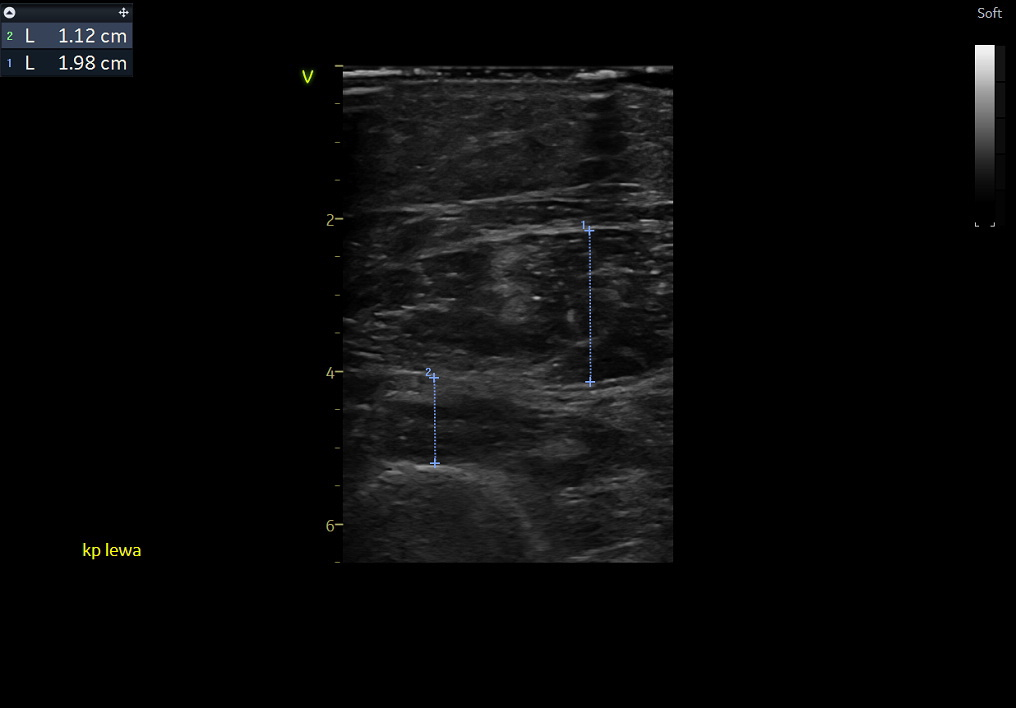
#> input picture lab2/topic_A/images/21.G.R 3.jpg, 1016 x 708 px
$ jupyter execute inpainting_miarki_usg.ipynb   (older library calls are emulated)
#> lines starting #> are read from the running program, lines starting #| are printed output that depends on the picture; after the words box and inside, x2 and y2 are one past the last pixel; in counts of white or black regions, pixels touching at a corner belong together
# Inpainting – Usuwanie Miarek z Obrazów USG

## 1. Przegląd bibliotek do inpaintingu

W pracy analizujemy głównie cztery biblioteki i podejścia do inpaintingu. **OpenCV** posiada dwie metody. Pierwsza to Telea (oparty na Fast Marching Method - FMM), implementowany przez flagę `cv2.INPAINT_TELEA`. Jest to metoda szybka i dobra do usuwania cienkich linii, takich jak miarki USG. Druga metoda to Navier-Stokes (`cv2.INPAINT_NS`), który modeluje przepływ płynów i jest bardziej odpowiedni dla dużych obszarów do inpaintingu. **scikit-image** udostępnia metodę Biharmonic (`inpaint_biharmonic`), która zapewnia najwyższą jakość rezultatów dzięki C2-ciągłości, jednak jest znacznie wolniejsza od metod OpenCV. **SimpleITK** nie oferuje bezpośrednio funkcjonalności inpaintingu, jednak jest używane głównie do preprocessingu obrazów DICOM i wczytywania danych medycznych. **LaMa** (Learning to Inpaint with Fast Fourier Convolutions) to podejście oparte na sieciach neuronowych, wykorzystujące Fast Fourier Convolutions (FFConv) oraz platformę `lama-cleaner`. Jest to metoda SOTA (State-of-the-Art), jednak wymaga GPU do efektywnego działania.

**Wybrana metoda główna:** Telea (r=7), kompromis jakości i szybkości dla linii miarek USG.

[cell 1]
import cv2
import numpy as np
import matplotlib.pyplot as plt
from pathlib import Path
from skimage.restoration import inpaint_biharmonic
import warnings
warnings.filterwarnings('ignore')

## 2. Wczytanie i analiza przykładowego obrazu

[cell 2]
INPUT_DIR  = Path('images')
OUTPUT_DIR = Path('output')
OUTPUT_DIR.mkdir(exist_ok=True)

EXAMPLE = INPUT_DIR / '21.G.R 3.jpg'
img_bgr  = cv2.imread(str(EXAMPLE))
#> img_bgr is the input picture: shape (708, 1016, 3); mean B, G, R 9.2, 9, 8.9
img_rgb  = cv2.cvtColor(img_bgr, cv2.COLOR_BGR2RGB)
img_gray = cv2.cvtColor(img_bgr, cv2.COLOR_BGR2GRAY)

print(f'Size: {img_bgr.shape[1]}x{img_bgr.shape[0]} px')
#| Size: 1016x708 px

b, g, r = img_bgr[:,:,0], img_bgr[:,:,1], img_bgr[:,:,2]

cand = ((b.astype(int)-r.astype(int) > 40) & (b > 80)).sum()
#> cand = 630
cand_bg = ((b.astype(int)-g.astype(int) > 40) & (b > 80)).sum()
#> cand_bg = 221
cand_gr = ((g.astype(int)-r.astype(int) > 40) & (g > 80)).sum()
#> cand_gr = 59
cand_rb = ((r.astype(int)-b.astype(int) > 40) & (r > 80)).sum()
#> cand_rb = 454
print(f'\nPixels with B-R>40 & B>80: {cand}')
#| Pixels with B-R>40 & B>80: 630
print(f'Pixels with B-G>40 & B>80: {cand_bg}')
#| Pixels with B-G>40 & B>80: 221
print(f'Pixels with G-R>40 & G>80: {cand_gr}')
#| Pixels with G-R>40 & G>80: 59
print(f'Pixels with R-B>40 & R>80: {cand_rb}')
#| Pixels with R-B>40 & R>80: 454

fig, axes = plt.subplots(1, 4, figsize=(18, 5))
for ax, im, t in zip(axes,
    [img_rgb, b, g, r],
    ['RGB (oryginal)', 'Kanal B (niebieski)', 'Kanal G (zielony)', 'Kanal R (czerwony)']):
    ax.imshow(im, cmap='gray' if t!='RGB (oryginal)' else None)
    ax.set_title(t); ax.axis('off')
#> this loop made 4 passes
#> t on passes 1 to 4: 'RGB (oryginal)', 'Kanal B (niebieski)', 'Kanal G (zielony)', 'Kanal R (czerwony)'
plt.tight_layout(); plt.show()

## 3. Segmentacja miarek

Obserwacja pokazuje, że miarki USG maja wyrazna dominacje kanalu B w przestrzeni BGR co pokazują pomiary kanałów dla obrazów

**Strategia segmentacji:** polega na maskach koloru `B − R > 30` AND `B − G > 20` AND `B > 80` - selektywnie wyodrębnia niebieskie piksele miarek oraz dylatacji morfologicznej (jadro eliptyczne 7×7, 2 iteracje, łaczy przerwy w linii przerywanej i pokrywa grubosc linii)

[cell 3]
SEG_PARAMS = dict(
    b_minus_r_thresh = 30,
    b_minus_g_thresh = 20,
    b_min_val        = 80,
    dilate_k         = 7,
    dilate_iter      = 2,
)

def segment_calipers(img_bgr, p):
    b = img_bgr[:,:,0].astype(np.int16)
    g = img_bgr[:,:,1].astype(np.int16)
    r = img_bgr[:,:,2].astype(np.int16)
    mask = (
        (b - r > p['b_minus_r_thresh']) &
        (b - g > p['b_minus_g_thresh']) &
        (img_bgr[:,:,0] > p['b_min_val'])
    ).astype(np.uint8) * 255
#> mask: shape (708, 1016); 0.32% white; 104 white regions (95 under 20 px), largest, box (x1, y1, x2, y2) and area: (3, 23, 70, 48) 938, (55, 23, 131, 48) 771, (425, 368, 439, 383) 72
    kernel = cv2.getStructuringElement(
        cv2.MORPH_ELLIPSE, (p['dilate_k'], p['dilate_k']))
    return cv2.dilate(mask, kernel, iterations=p['dilate_iter'])
#> returned value: shape (708, 1016); 1.5% white; 4 white regions, box (x1, y1, x2, y2) and area: (0, 17, 137, 75) 6108, (575, 215, 601, 393) 2689, (419, 362, 446, 474) 1736, (973, 2, 1000, 22) 343

mask = segment_calipers(img_bgr, SEG_PARAMS)
overlay = img_rgb.copy()
overlay[mask > 0] = [255, 50, 50]
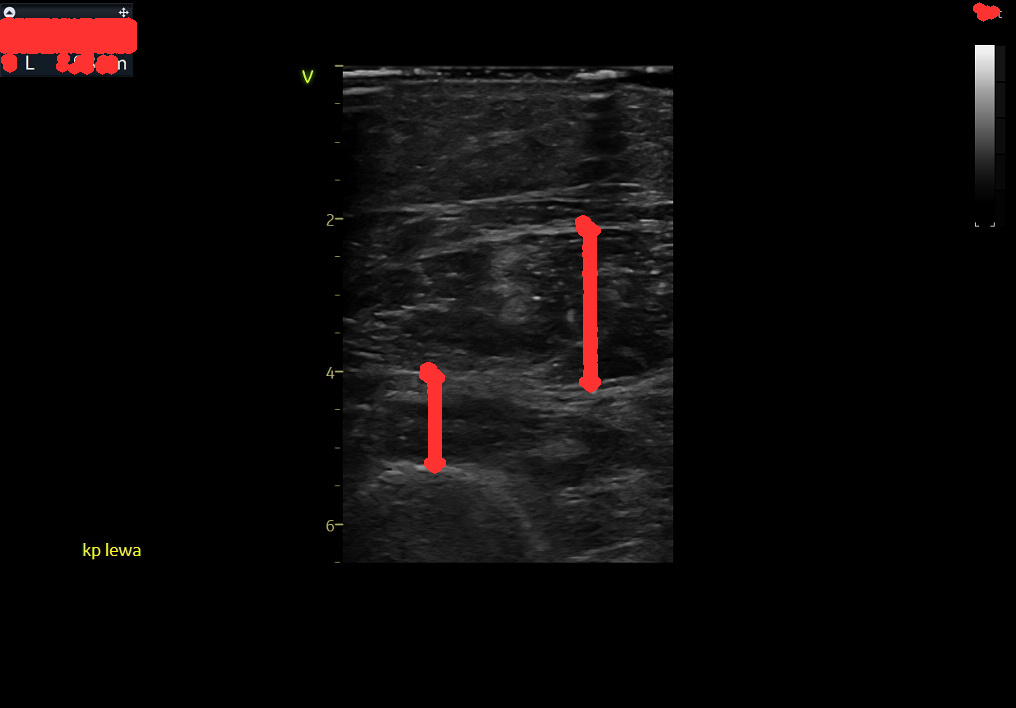
#> overlay: shape (708, 1016, 3); mean R, G, B 12, 9, 8.9
coverage = 100 * float(mask.sum()) / (255.0 * mask.size)
#> coverage = 1.51
print(f'Pokrycie maski: {coverage:.3f}%')
#| Pokrycie maski: 1.512%

fig, axes = plt.subplots(1, 3, figsize=(16, 5))
for ax, im, t in zip(axes,
    [img_rgb, mask, overlay],
    ['Oryginal', 'Maska segmentacji', 'Maska nalozona (czerwona)']):
    ax.imshow(im, cmap='gray' if t == 'Maska segmentacji' else None)
    ax.set_title(t); ax.axis('off')
#> this loop made 3 passes
plt.tight_layout(); plt.show()

## 4. Inpainting – porownanie metod

[cell 4]
INPAINT_RADIUS = 7

result_telea = cv2.inpaint(img_bgr, mask, INPAINT_RADIUS, cv2.INPAINT_TELEA)
result_ns    = cv2.inpaint(img_bgr, mask, INPAINT_RADIUS, cv2.INPAINT_NS)
gray_f = img_gray.astype(float) / 255.0
result_bih_gray = inpaint_biharmonic(gray_f, mask.astype(bool))
result_bih_u8 = (result_bih_gray * 255).clip(0,255).astype(np.uint8)

fig, axes = plt.subplots(2, 2, figsize=(14, 10))
for ax, im, t in zip(axes.flat,
    [img_rgb,
     cv2.cvtColor(result_telea, cv2.COLOR_BGR2RGB),
     cv2.cvtColor(result_ns,    cv2.COLOR_BGR2RGB),
     cv2.cvtColor(result_bih_u8, cv2.COLOR_GRAY2RGB)],
    ['Oryginal (z miarkami)',
     f'Telea (r={INPAINT_RADIUS})',
     f'Navier-Stokes (r={INPAINT_RADIUS})',
     'Biharmonic (skimage, szarosc)']):
    ax.imshow(im); ax.set_title(t, fontsize=12); ax.axis('off')
#> this loop made 4 passes
#> t on passes 1 to 4: 'Oryginal (z miarkami)', 'Telea (r=7)', 'Navier-Stokes (r=7)', 'Biharmonic (skimage, szarosc)'
plt.suptitle('Porownanie metod inpaintingu – 21_G_R_3.jpg', fontsize=13)
plt.tight_layout(); plt.show()
#> after `plt.tight_layout()`:
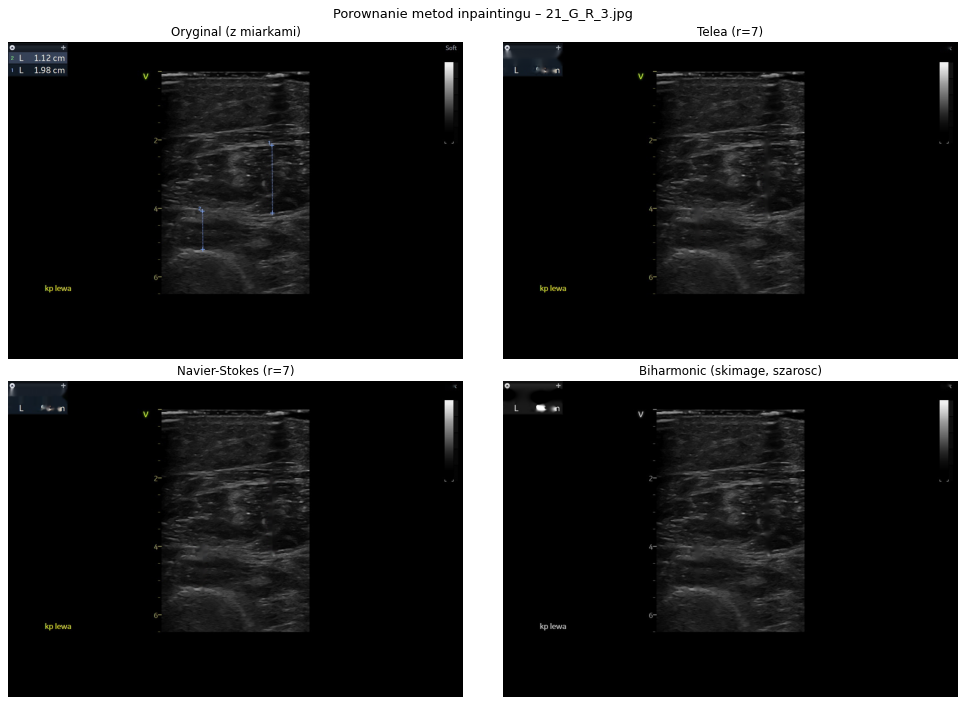
#> figure drawn by matplotlib, 4 panels

## 5. Przetwarzanie wsadowe – wszystkie 11 obrazow

[cell 5]
image_paths = sorted(INPUT_DIR.glob('*.jpg'))

all_results = []
for fp in image_paths:
    img = cv2.imread(str(fp))
    msk = segment_calipers(img, SEG_PARAMS)
    restored = cv2.inpaint(img, msk, INPAINT_RADIUS, cv2.INPAINT_TELEA)
    cv2.imwrite(str(OUTPUT_DIR / f'{fp.stem}_telea.jpg'), restored)
    cv2.imwrite(str(OUTPUT_DIR / f'{fp.stem}_mask.png'),  msk)
    cov = 100 * float(msk.sum()) / (255.0 * msk.size)
#> cov = 1.51
    all_results.append({'name': fp.name, 'coverage': cov,
                         'img': img, 'mask': msk, 'restored': restored})
    print(f'  {fp.name:28s}  maska={cov:.3f}%')
#|   21.G.R 3.jpg                  maska=1.512%

[cell 6]
n = len(all_results)
fig, axes = plt.subplots(n, 3, figsize=(15, n*3))
for i, r in enumerate(all_results):
    overlay2 = cv2.cvtColor(r['img'], cv2.COLOR_BGR2RGB).copy()
    overlay2[r['mask']>0] = [255,50,50]
    axes[i,0].imshow(cv2.cvtColor(r['img'],     cv2.COLOR_BGR2RGB))
    axes[i,0].set_title(r['name'], fontsize=7); axes[i,0].axis('off')
    axes[i,1].imshow(overlay2)
    axes[i,1].set_title(f"Maska ({r['coverage']:.2f}%)", fontsize=7); axes[i,1].axis('off')
    axes[i,2].imshow(cv2.cvtColor(r['restored'],cv2.COLOR_BGR2RGB))
    axes[i,2].set_title('Telea r=7', fontsize=7); axes[i,2].axis('off')
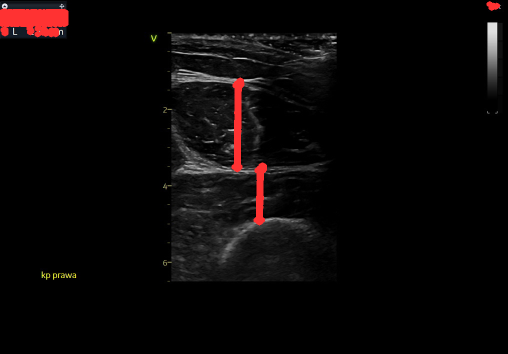
#> overlay2: shape (708, 1016, 3) (shown at 1/2 size); mean R, G, B 10, 6.9, 6.8
plt.suptitle('Wszystkie obrazy: oryginal | maska | inpainting', fontsize=13, y=1.001)
plt.tight_layout(); plt.show()

## 6. Metryki jakosci (bezreferencyjna)

W kazdym z 11 obrazow po inpaintingu wartosci LapVar i GradRMS spadaja, co oznacza mniej sztucznych krawedzi po usunieciu miarek.
Najwieksze spadki LapVar (ok. -106 do -127) widac tam, gdzie artefakty byly najsilniejsze, a brak przypadkow z pogorszeniem potwierdza stabilne dzialanie metody Telea na calym zbiorze.

[cell 7]
def compute_metrics(orig_bgr, rest_bgr):
    def lap_var(img):
        g = cv2.cvtColor(img, cv2.COLOR_BGR2GRAY).astype(float)
        return float(cv2.Laplacian(g, cv2.CV_64F).var())
    def grad_rms(img):
        g = cv2.cvtColor(img, cv2.COLOR_BGR2GRAY).astype(float)
        return float(np.sqrt(
            cv2.Sobel(g,cv2.CV_64F,1,0)**2 +
            cv2.Sobel(g,cv2.CV_64F,0,1)**2).mean())
    return {'LapVar_orig': lap_var(orig_bgr), 'LapVar_inp': lap_var(rest_bgr),
            'GradRMS_orig': grad_rms(orig_bgr), 'GradRMS_inp': grad_rms(rest_bgr)}

metrics_all = []
for r in all_results:
    m = compute_metrics(r['img'], r['restored'])
    m['name'] = r['name']
    metrics_all.append(m)
    print(f"{r['name']:26s}  "
          f"LapVar: {m['LapVar_orig']:5.0f} -> {m['LapVar_inp']:5.0f}  "
          f"(delta={m['LapVar_inp']-m['LapVar_orig']:+.0f})  "
          f"GradRMS: {m['GradRMS_orig']:5.2f} -> {m['GradRMS_inp']:5.2f}")

[cell 8]
names_s = [m['name'].replace('.jpg','') for m in metrics_all]
x = np.arange(len(names_s)); w = 0.35

fig, axes = plt.subplots(1, 2, figsize=(16, 5))

ax = axes[0]
ax.bar(x-w/2, [m['LapVar_orig'] for m in metrics_all], w, label='Oryginal', color='#e74c3c', alpha=0.85)
ax.bar(x+w/2, [m['LapVar_inp']  for m in metrics_all], w, label='Inpainting', color='#2ecc71', alpha=0.85)
ax.set_xticks(x); ax.set_xticklabels(names_s, rotation=35, ha='right', fontsize=8)
ax.set_ylabel('Wariancja Laplasjanu'); ax.set_title('LapVar: oryginal vs inpainting')
ax.legend(); ax.grid(axis='y', alpha=0.4)

ax2 = axes[1]
ax2.bar(x-w/2, [m['GradRMS_orig'] for m in metrics_all], w, label='Oryginal', color='#3498db', alpha=0.85)
ax2.bar(x+w/2, [m['GradRMS_inp']  for m in metrics_all], w, label='Inpainting', color='#f39c12', alpha=0.85)
ax2.set_xticks(x); ax2.set_xticklabels(names_s, rotation=35, ha='right', fontsize=8)
ax2.set_ylabel('GradRMS'); ax2.set_title('GradRMS: oryginal vs inpainting')
ax2.legend(); ax2.grid(axis='y', alpha=0.4)

plt.suptitle('Metryki bezreferencyjna – 11 obrazow USG', fontsize=13)
plt.tight_layout(); plt.show()
#> after `plt.tight_layout()`:
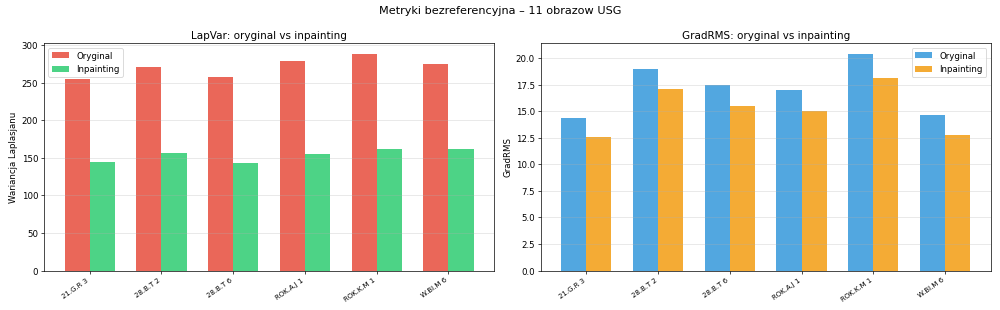
#> figure drawn by matplotlib, 2 panels; panel 1: tallest bar 287.8 high, from x = 3.65 to 4; panel 1: tallest bar 161.6 high, from x = 5 to 5.35; panel 2: tallest bar 20.37 high, from x = 3.65 to 4; panel 2: tallest bar 18.14 high, from x = 4 to 4.35

## 7. Dobor optymalnego promienia

[cell 9]
img_test  = cv2.imread(str(INPUT_DIR / 'ROK.A.J 1.jpg'))
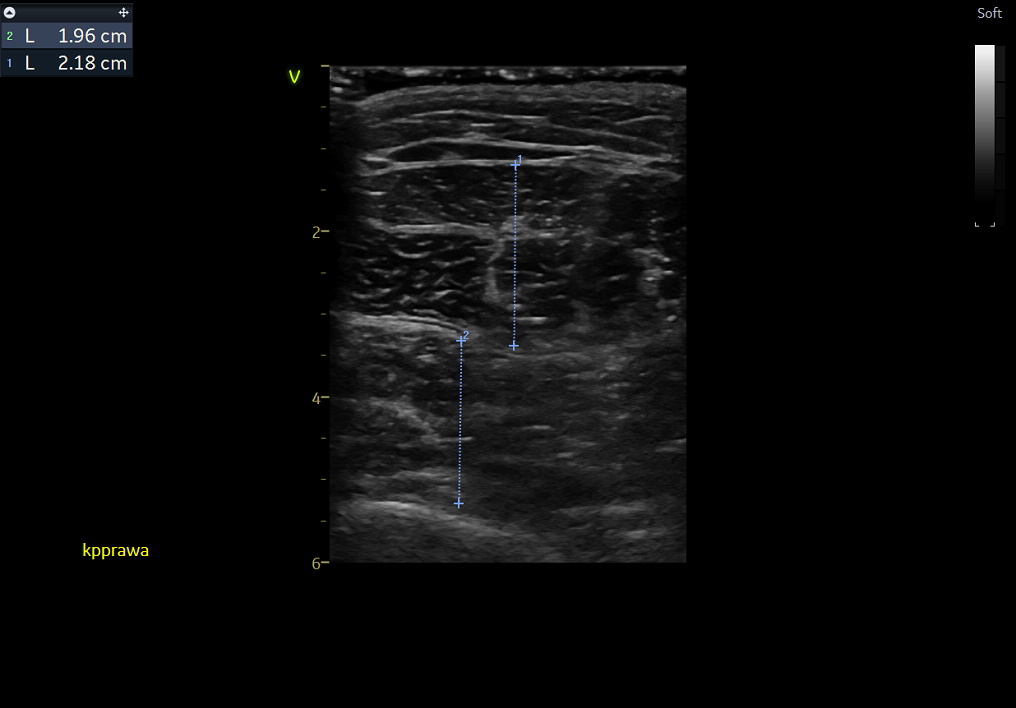
#> input picture lab2/topic_A/images/ROK.A.J 1.jpg, 1016 x 708 px
#> img_test is the input picture: shape (708, 1016, 3); mean B, G, R 9.9, 9.7, 9.6
mask_test = segment_calipers(img_test, SEG_PARAMS)
#> in segment_calipers (call 8), `mask = ( (b - r > p['b_minus_r_thresh']) & (b - g > p['b_minus_g_thres..`:
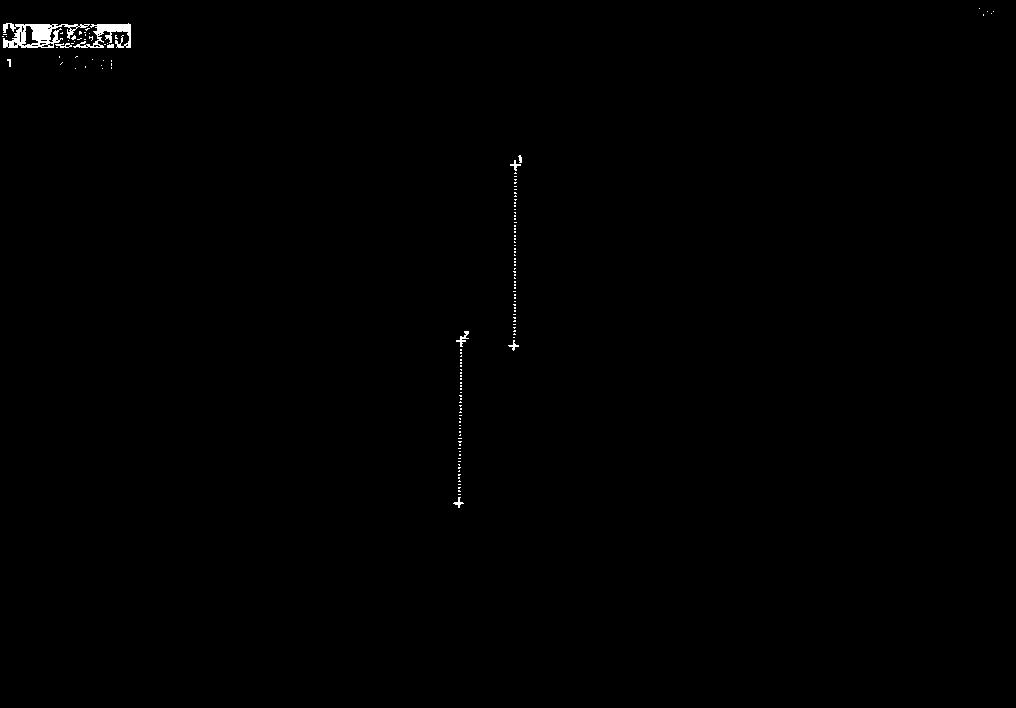
#> mask: shape (708, 1016); 0.33% white; 143 white regions (133 under 20 px), largest, box (x1, y1, x2, y2) and area: (3, 23, 90, 48) 1030, (73, 23, 131, 48) 576, (456, 331, 469, 347) 72

radii = [3, 5, 7, 10, 15, 20]
lap_scores = []

fig, axes = plt.subplots(1, len(radii), figsize=(20, 4))
for ax, rad in zip(axes, radii):
    rest = cv2.inpaint(img_test, mask_test, rad, cv2.INPAINT_TELEA)
    g_rest = cv2.cvtColor(rest, cv2.COLOR_BGR2GRAY).astype(float)
    lv = float(cv2.Laplacian(g_rest, cv2.CV_64F).var())
    lap_scores.append(lv)
    ax.imshow(cv2.cvtColor(rest, cv2.COLOR_BGR2RGB))
    ax.set_title(f'r={rad}\nLapVar={lv:.0f}', fontsize=9); ax.axis('off')
plt.suptitle('Tuning promienia – ROK_A_J_1.jpg', fontsize=11)
plt.tight_layout(); plt.show()

plt.figure(figsize=(7, 4))
plt.plot(radii, lap_scores, 'o-', color='steelblue', lw=2, ms=8)
best_r = radii[int(np.argmin(lap_scores))]
plt.axvline(best_r, color='red', ls='--', label=f'opt r={best_r}')
plt.xlabel('Promien r [px]'); plt.ylabel('LapVar')
plt.title('Dobor promienia inpaintingu (Telea)')
plt.legend(); plt.grid(alpha=0.4); plt.tight_layout(); plt.show()
print(f'Optymalny promien: r={best_r}  LapVar={min(lap_scores):.1f}')
